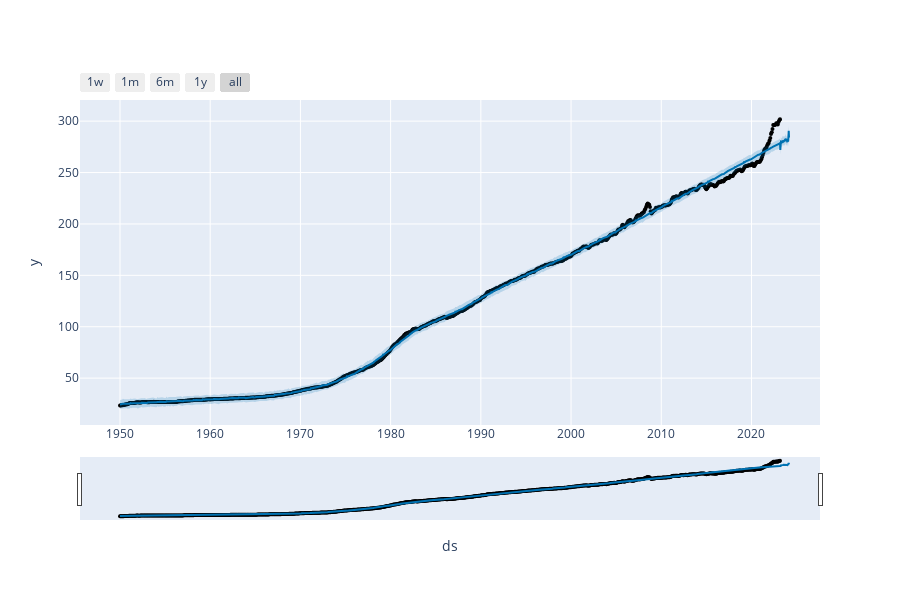

The code cell stored with this chart in its notebook:
### Code cell
from prophet.plot import plot_plotly, plot_components_plotly

plot_plotly(m, forecast)

### Figure 1 — Plotly figure (JSON) as saved in the notebook; plotly's stock layout.template omitted (floating-point values rounded to 4 significant figures; data arrays with more than 128 entries replaced by an {"elided": "..."} marker saying what was removed)
{"data": [{"marker": {"color": "black", "size": 4}, "mode": "markers", "name": "Actual", "type": "scatter", "x": {"elided": "879 str values"}, "y": {"elided": "879 float values"}}, {"hoverinfo": "skip", "line": {"width": 0}, "mode": "lines", "type": "scatter", "x": {"elided": "1244 str values"}, "y": {"elided": "1244 float values"}}, {"fill": "tonexty", "fillcolor": "rgba(0, 114, 178, 0.2)", "line": {"color": "#0072B2", "width": 2}, "mode": "lines", "name": "Predicted", "type": "scatter", "x": {"elided": "1244 str values"}, "y": {"elided": "1244 float values"}}, {"fill": "tonexty", "fillcolor": "rgba(0, 114, 178, 0.2)", "hoverinfo": "skip", "line": {"width": 0}, "mode": "lines", "type": "scatter", "x": {"elided": "1244 str values"}, "y": {"elided": "1244 float values"}}], "layout": {"height": 600, "showlegend": false, "width": 900, "xaxis": {"rangeselector": {"buttons": [{"count": 7, "label": "1w", "step": "day", "stepmode": "backward"}, {"count": 1, "label": "1m", "step": "month", "stepmode": "backward"}, {"count": 6, "label": "6m", "step": "month", "stepmode": "backward"}, {"count": 1, "label": "1y", "step": "year", "stepmode": "backward"}, {"step": "all"}]}, "rangeslider": {"visible": true}, "title": {"text": "ds"}, "type": "date"}, "yaxis": {"title": {"text": "y"}}}}
